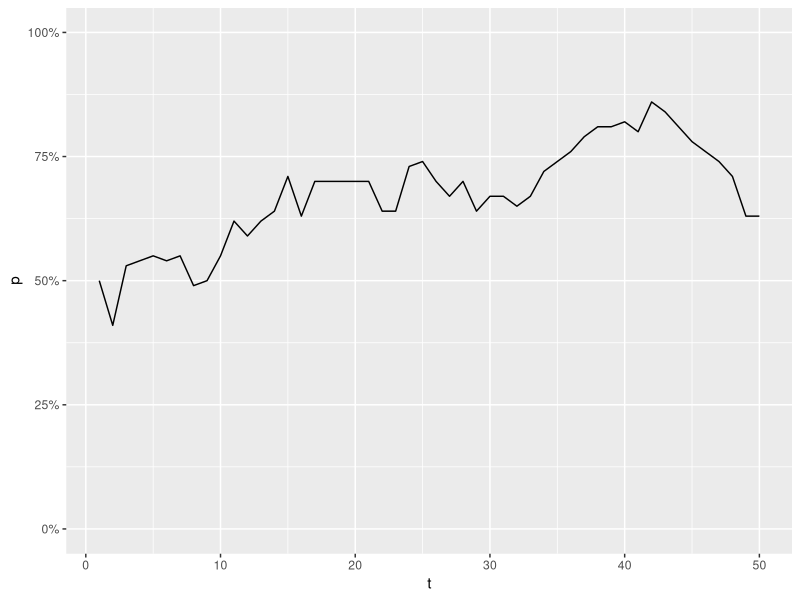
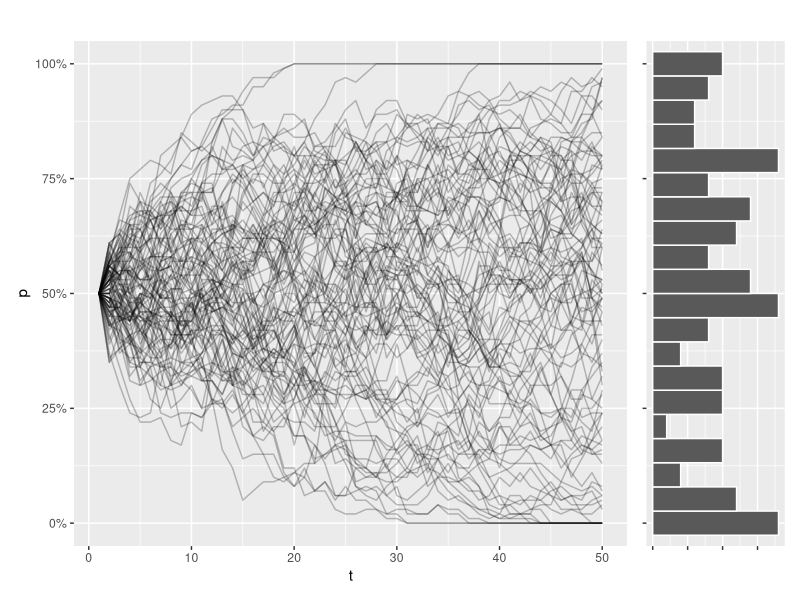
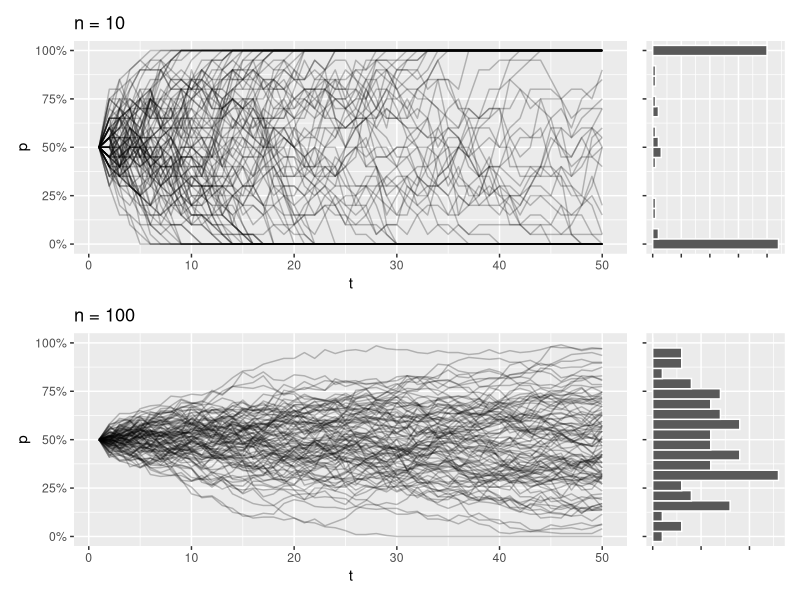
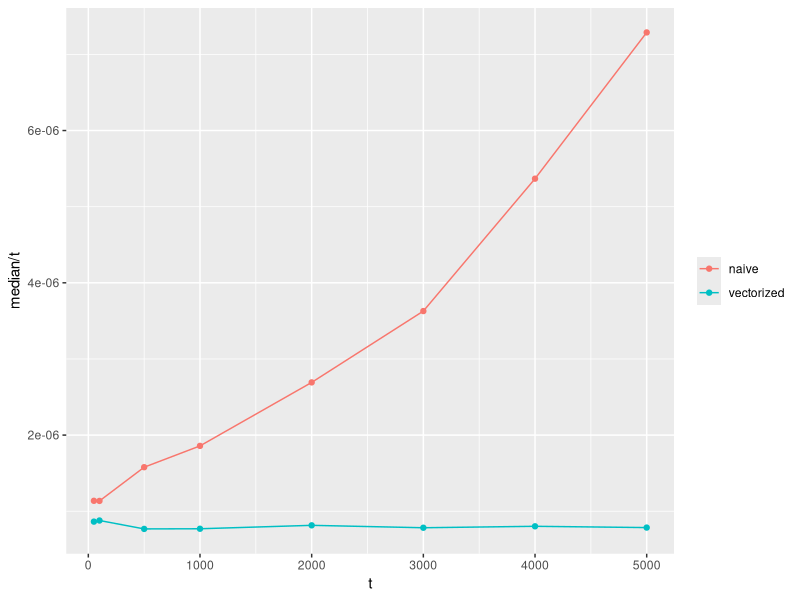
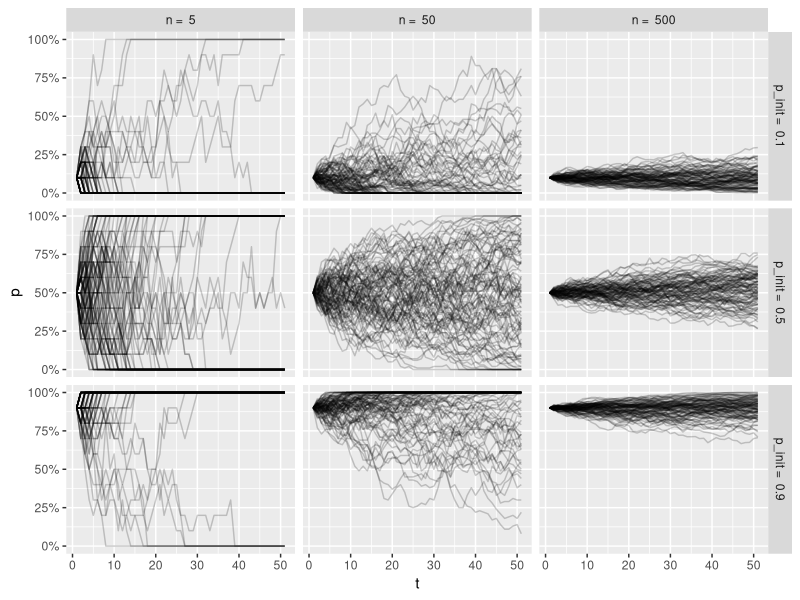
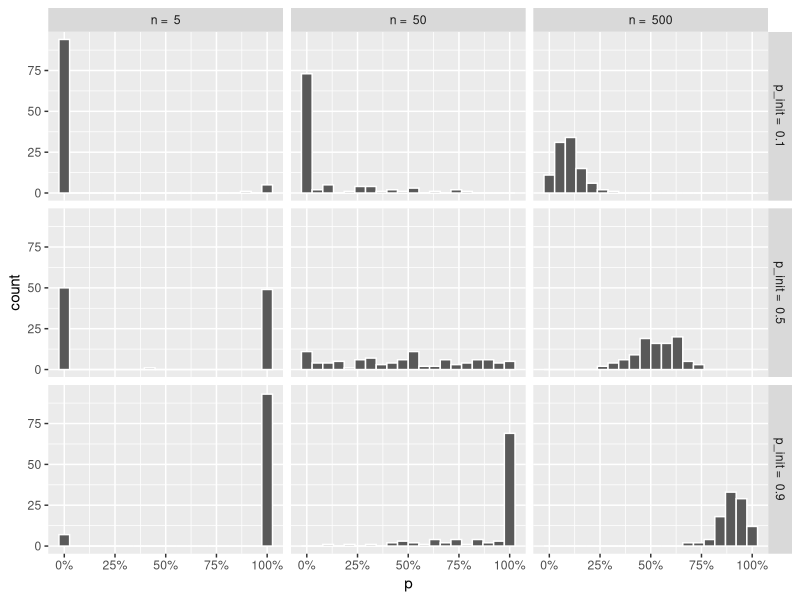
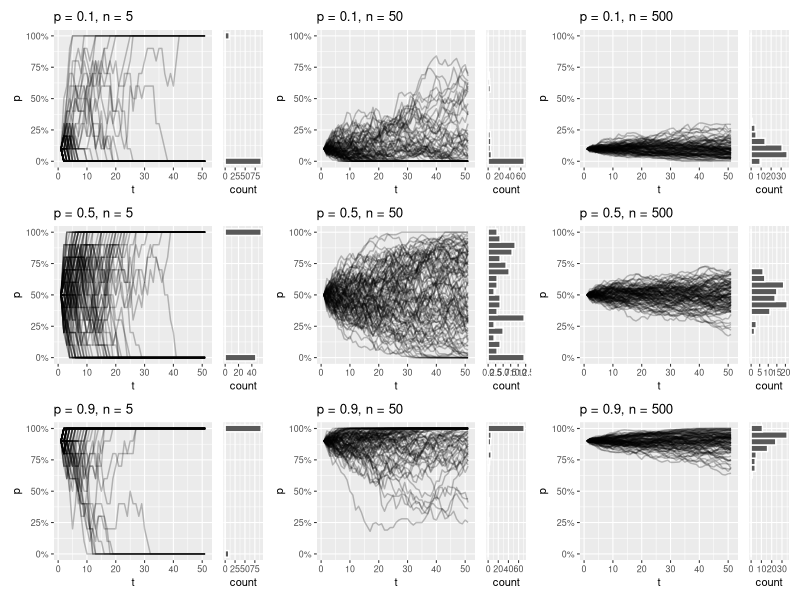
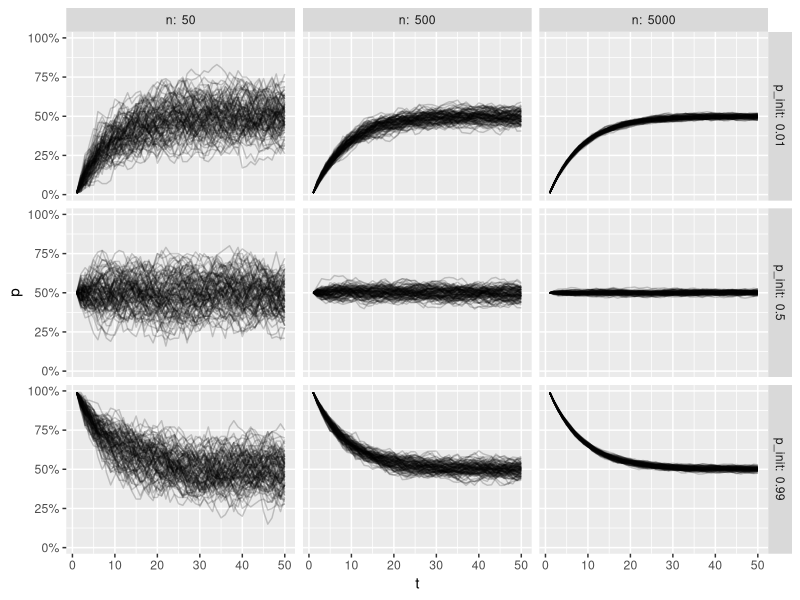

Here is the R script that generated these plots, in order:
## ---- chunk 1
wf_sim <- function(p = .5, n = 50, t = 50) {
  freqs <- c(p)
  for(i in 2:t) {
    freqs <- c(freqs, rbinom(1, size = 2*n, prob = freqs[i - 1]) / (2*n))
  }
  freqs
}
## ---- chunk 2
library(tidyverse)

enframe(wf_sim(), name = "t", value = "p") %>% 
  ggplot(aes(x = t, y = p)) +
  geom_line() +
  scale_y_continuous(labels = scales::percent, limits = c(0,1))
## ---- chunk 3
library(patchwork)

draw_sims <- function(sims = 100, sim_function = wf_sim, ...) {
  
  dots <- list(...)
  
  df <- tibble(sim = seq_along(1:sims)) %>% 
    group_by(sim) %>% 
    reframe(
      p = sim_function(...), t = seq_along(p)
    ) %>% 
    ungroup()
  
  p1 <- df %>% 
    ggplot(aes(x = t, y = p, group = sim)) +
    geom_line(alpha = .25) +
    scale_y_continuous(labels = scales::percent, limits = c(0,1)) +
    labs(title = paste(
      names(dots), unlist(dots), sep = " = ", collapse = ", ")
    )
  
  p2 <- df %>% 
    filter(t == max(t)) %>% 
    ggplot(aes(x = p)) +
    geom_histogram(bins = 20, color = "white") +
    scale_x_continuous(
      labels = scales::percent, 
      oob = scales::oob_keep, 
      limits = c(0,1)
    ) +
    coord_flip() +
    theme(axis.text = element_blank(), axis.title = element_blank())
  
  p1 + p2 + plot_layout(design = "AAAAB", axes = 'collect')
}

draw_sims() 
## ---- chunk 4
draw_sims(n = 10) / draw_sims(n = 100) 
## ---- chunk 5
wf_sim_vectorized <- function(p = .5, n = 50, t = 50) {
  freqs <- vector(mode = "numeric", length = t)
  freqs[1] <- p
  for(i in 2:t) {
    freqs[i] <- rbinom(1, size = 2*n, prob = freqs[i - 1]) / (2*n)
  }
  freqs
}
## ---- chunk 6
bench::mark(
  wf_sim(t = 5000), 
  wf_sim_vectorized(t = 5000), 
  check = FALSE
)
## ---- chunk 7
tibble(t = c(50, 100, 500, 1000, 2000, 3000, 4000, 5000)) %>% 
  mutate(benchmarks = map(t, ~{
    bench::mark(
      naive = wf_sim(t = .x),
      vectorized = wf_sim_vectorized(t = .x),
      check = FALSE
    )
  })) %>% 
  unnest(benchmarks) %>% 
  ggplot(aes(x = t, y = median / t, color = as.character(expression))) +
  geom_line() +
  geom_point() +
  labs(color = NULL)
## ---- chunk 8
wf_sim_tidy <- function(p = .5, n = 50, t = 50) {
  purrr::accumulate(
    .x = vector(mode = "numeric", length = t),
    .f = ~ rbinom(1, 2 * n, .x)/(2 * n), 
    .init = p
  )
}
## ---- chunk 9
bench::mark(
  wf_sim(t = 5000),
  wf_sim_vectorized(t = 5000), 
  wf_sim_tidy(t = 5000),
  check = FALSE
)
## ---- chunk 10
crossing(p_init = c(.1, .5, .9), n = c(5, 50, 500))
## ---- chunk 11
wf_sims <- crossing(sim = 1:100, p_init = c(.1, .5, .9), n = c(5, 50, 500)) %>% 
  group_by(sim, p_init, n) %>% 
  reframe(
    p = wf_sim_tidy(p = p_init, n = n),
    t = seq_along(p)
  )

wf_sims
## ---- chunk 12
wf_sims %>% 
  ggplot(aes(x = t, y = p, group = sim)) +
  geom_line(alpha = .2) +
  facet_grid(paste("p_init = ", p_init) ~ paste("n = ", n)) +
  scale_y_continuous(labels = scales::percent) 
## ---- chunk 13
wf_sims %>% 
  filter(t == max(t)) %>% 
  ggplot(aes(x = p)) +
  geom_histogram(color = "white", bins = 20) +
  facet_grid(paste("p_init = ", p_init) ~ paste("n = ", n)) +
  scale_x_continuous(labels = scales::percent) 
## ---- chunk 14
wf_plots <- crossing(p_init = c(.1, .5, .9), n = c(5, 50, 500)) %>% 
  rowwise() %>% 
  mutate(plots = list(
    draw_sims(sim_function = wf_sim_tidy, p = p_init, n = n)
    )
  )  %>% 
  pull(plots) 
## ---- chunk 15
wrap_plots(wf_plots) & 
  theme_grey(base_size = 8)
## ---- chunk 16
wf_sim_mutation <- function(p = .5, n = 50, t = 50, mut_from = 0, mut_to = 0){
  freqs <- vector(mode = "numeric", length = t)
  freqs[1] <- p
  
  for(i in 2:t) {
    p_mut <- (1 - mut_from) * freqs[i - 1] + mut_to * (1 - freqs[i - 1])
    freqs[i] <- rbinom(1, 2 * n, p_mut) / (2 * n)
  }
  freqs
}
## ---- chunk 17
crossing(sim = 1:100, p_init = c(.01, .5, .99), n = c(50, 500, 5000)) %>% 
  group_by(sim, p_init, n) %>% 
  reframe(
    p = wf_sim_mutation(p = p_init, n = n, mut_to = .06, mut_from = .06),
    t = seq_along(p)
  ) -> df

df %>% 
  ggplot(aes(x = t, y = p, group = sim)) +
  geom_line(alpha = .2) +
  facet_grid(paste("p_init: ", p_init) ~ paste("n: ", n)) +
  scale_y_continuous(labels = scales::percent)
## ---- chunk 18
df %>% 
  filter(t == max(t)) %>% 
  ggplot(aes(y = p)) +
  geom_histogram(color = "white") +
  facet_grid(paste("p_init: ", p_init) ~ paste("n: ", n)) +
  scale_y_continuous(labels = scales::percent) 
